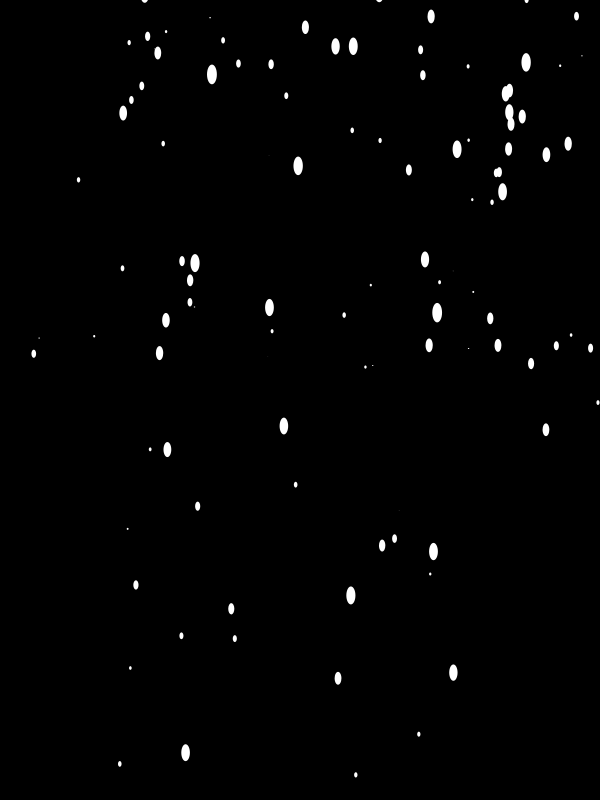
Frame 1 (no input)
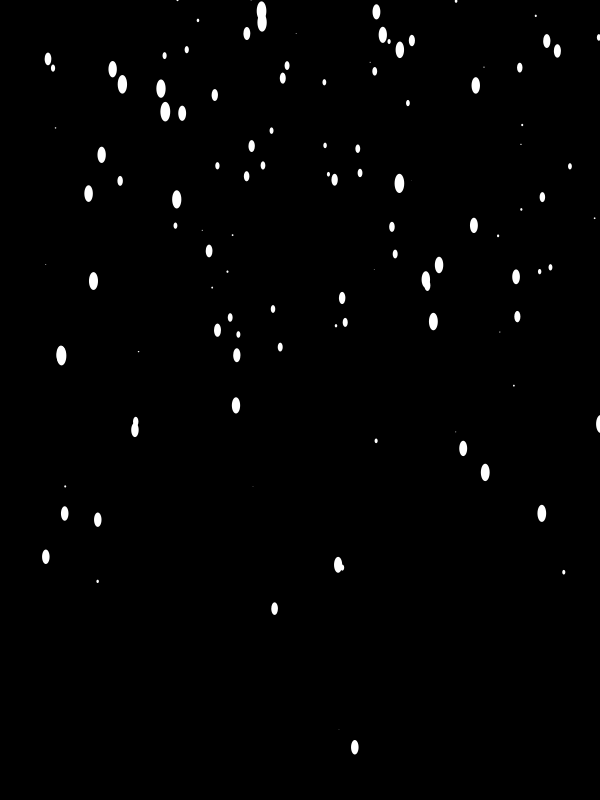
Frame 60 (the mouse pressed at the canvas centre just before this capture)
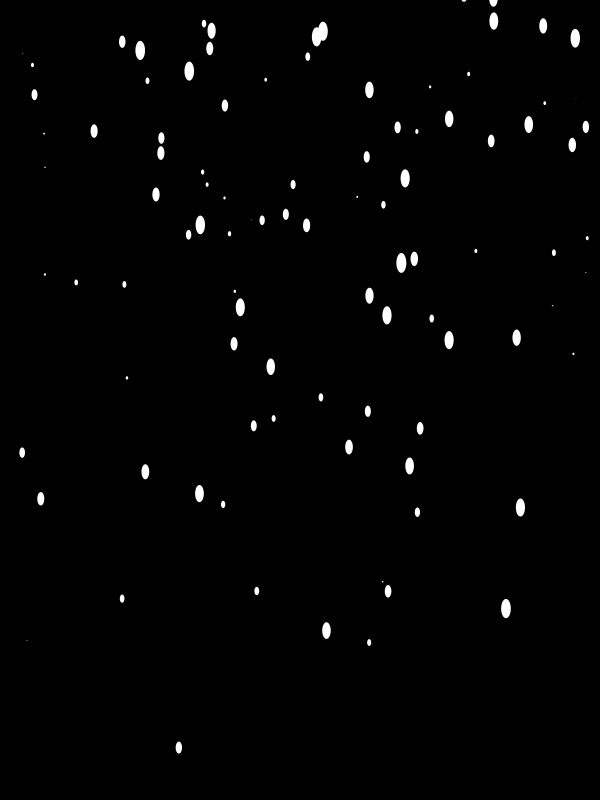
Frame 120 (the mouse held since frame 60 and released just before this capture)

The Processing sketch that drew these frames (run headless with seeded random() and noise(); from frame 60 on, the mouse is pressed at the canvas centre):

// Processing sketch: christmas
// ── christmas.pde
float max_r = 10;
float min_r = 1;
float max_z = 20;
float min_z = 0;
float max_ys = 3;
float min_ys = 1;

int num = 500;
Snow[] snows = new Snow[num];

void setup(){
  size(600,800);
 // colorMode(HSB,360,100,100,100);
  frameRate(10);
  //blendMode(ADD);
  smooth();
  noStroke();
  
  for (int i =0; i < num; i++){
    snows[i] = new Snow();
  }
}
void draw(){
  background(0);
  for (int i = 0; i < num; i++){
    snows[i].draw();
  }
}

// ── Snow.pde
class Snow{
  color col;
  //float snow_size;
  float x;
  float y;
  float r;
  float z;
  PVector location;
  PVector velocity;
  
  Snow(){
   //snow_size = random(30,100);
   location = new PVector(random(0,width),random(0,height));
   velocity = new PVector(0,random(30,100));
   col = color(255);
  }
  
  void draw(){
   // fill(col);
    //pushMatrix();
    //translate(location.x, location.y);
    //ellipse(10,10,10,snow_size);
   // popMatrix();
    pushMatrix();
    translate(location.x,location.y);
    x = random(-width/2,width+width/2);
    y = random(-height,0);
    z = random(min_z,max_z);
    r = map(z,min_z,max_z,min_r,max_r);
    ellipse(x,y,r,z);
    popMatrix();
    location.add(velocity);
    
    if ((location.y < 0) || (location.y > height)){
      location.x = random(0,width);
      location.y = 0;
    }
  }
}
    
    
    
    
  

  
  
 

   
   
